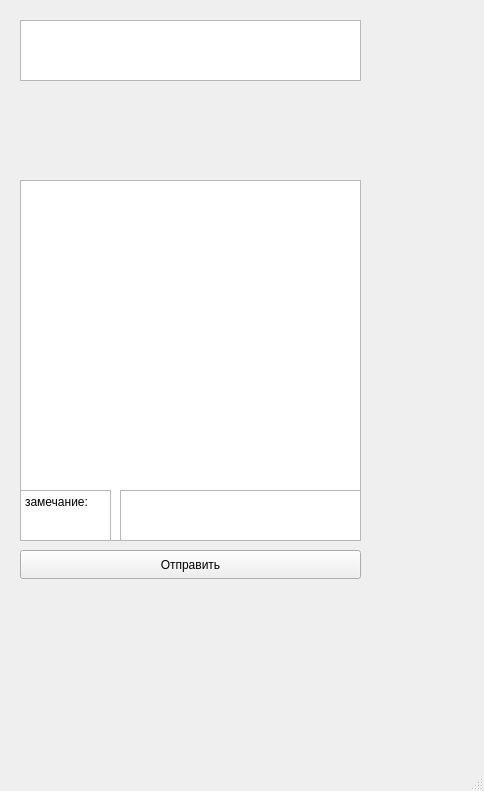
<?xml version="1.0" encoding="UTF-8"?>
<ui version="4.0">
 <class>JournalPage</class>
 <widget class="QMainWindow" name="JournalPage">
  <property name="geometry">
   <rect>
    <x>0</x>
    <y>0</y>
    <width>484</width>
    <height>791</height>
   </rect>
  </property>
  <property name="windowTitle">
   <string>MainWindow</string>
  </property>
  <widget class="QWidget" name="centralwidget">
   <widget class="QTextBrowser" name="lessonName">
    <property name="geometry">
     <rect>
      <x>20</x>
      <y>20</y>
      <width>341</width>
      <height>61</height>
     </rect>
    </property>
   </widget>
   <widget class="QTableView" name="journalTable">
    <property name="geometry">
     <rect>
      <x>20</x>
      <y>180</y>
      <width>341</width>
      <height>361</height>
     </rect>
    </property>
   </widget>
   <widget class="QTextEdit" name="comment">
    <property name="geometry">
     <rect>
      <x>120</x>
      <y>490</y>
      <width>241</width>
      <height>51</height>
     </rect>
    </property>
    <property name="toolTip">
     <string comment="тема" extracomment="тема">тема</string>
    </property>
   </widget>
   <widget class="QPushButton" name="sumbitButton">
    <property name="geometry">
     <rect>
      <x>20</x>
      <y>550</y>
      <width>341</width>
      <height>29</height>
     </rect>
    </property>
    <property name="text">
     <string>Отправить</string>
    </property>
   </widget>
   <widget class="QTextBrowser" name="themeBrowser">
    <property name="geometry">
     <rect>
      <x>20</x>
      <y>490</y>
      <width>91</width>
      <height>51</height>
     </rect>
    </property>
    <property name="html">
     <string>&lt;!DOCTYPE HTML PUBLIC &quot;-//W3C//DTD HTML 4.0//EN&quot; &quot;http://www.w3.org/TR/REC-html40/strict.dtd&quot;&gt;
&lt;html&gt;&lt;head&gt;&lt;meta name=&quot;qrichtext&quot; content=&quot;1&quot; /&gt;&lt;meta charset=&quot;utf-8&quot; /&gt;&lt;style type=&quot;text/css&quot;&gt;
p, li { white-space: pre-wrap; }
hr { height: 1px; border-width: 0; }
li.unchecked::marker { content: &quot;\2610&quot;; }
li.checked::marker { content: &quot;\2612&quot;; }
&lt;/style&gt;&lt;/head&gt;&lt;body style=&quot; font-family:'Segoe UI'; font-size:9pt; font-weight:400; font-style:normal;&quot;&gt;
&lt;p style=&quot; margin-top:0px; margin-bottom:0px; margin-left:0px; margin-right:0px; -qt-block-indent:0; text-indent:0px;&quot;&gt;замечание:&lt;/p&gt;
&lt;p style=&quot;-qt-paragraph-type:empty; margin-top:0px; margin-bottom:0px; margin-left:0px; margin-right:0px; -qt-block-indent:0; text-indent:0px;&quot;&gt;&lt;br /&gt;&lt;/p&gt;&lt;/body&gt;&lt;/html&gt;</string>
    </property>
   </widget>
   <widget class="QWidget" name="verticalLayoutWidget">
    <property name="geometry">
     <rect>
      <x>20</x>
      <y>110</y>
      <width>341</width>
      <height>361</height>
     </rect>
    </property>
    <layout class="QVBoxLayout" name="verticalLayout"/>
   </widget>
  </widget>
  <widget class="QMenuBar" name="menubar">
   <property name="geometry">
    <rect>
     <x>0</x>
     <y>0</y>
     <width>484</width>
     <height>25</height>
    </rect>
   </property>
  </widget>
  <widget class="QStatusBar" name="statusbar"/>
 </widget>
 <resources/>
 <connections/>
</ui>
